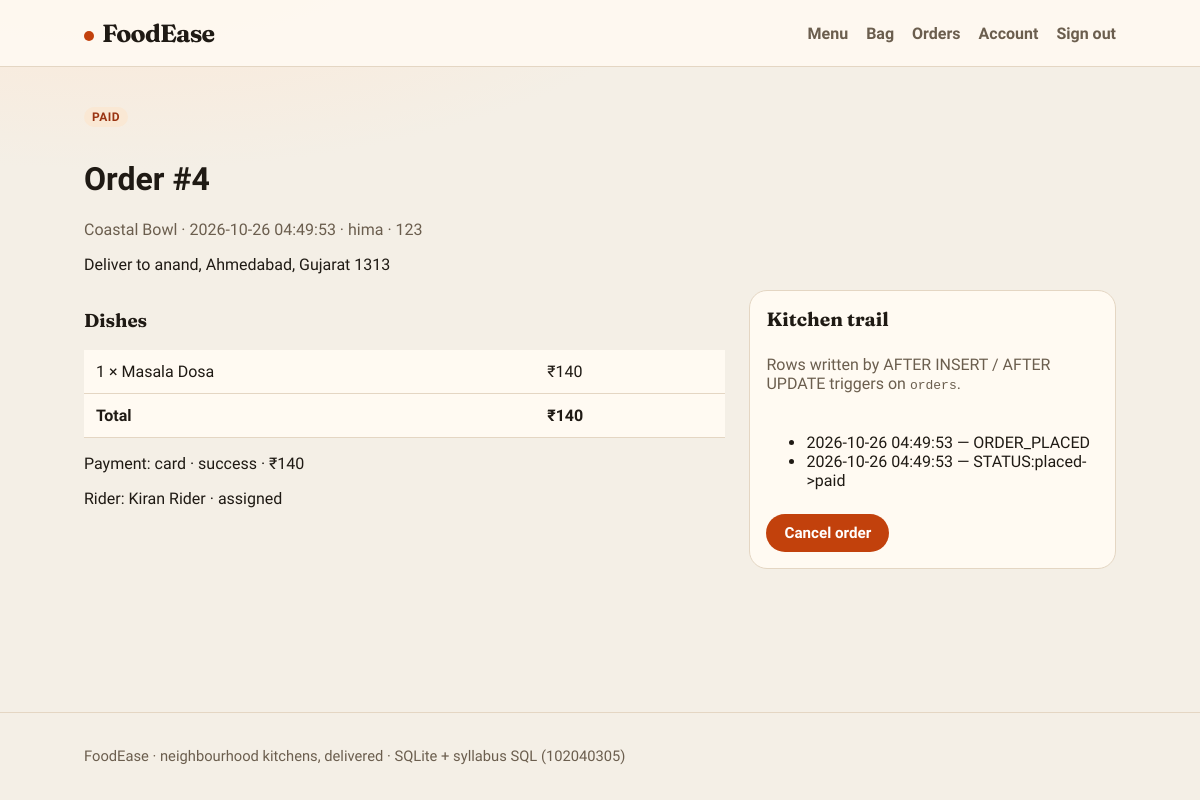
Page /orders/4 (signed in) on the committed database.
### tables this page shows
CREATE TABLE orders (
    order_id      INTEGER PRIMARY KEY AUTOINCREMENT,
    customer_id   INTEGER NOT NULL,
    restaurant_id INTEGER NOT NULL,
    address_id    INTEGER NOT NULL,
    status        VARCHAR(20) NOT NULL DEFAULT 'placed',
    order_date    DATETIME NOT NULL DEFAULT CURRENT_TIMESTAMP,
    total_amount  INTEGER NOT NULL,
    CONSTRAINT fk_ord_cust FOREIGN KEY (customer_id) REFERENCES users(user_id),
    CONSTRAINT fk_ord_rest FOREIGN KEY (restaurant_id) REFERENCES restaurants(restaurant_id),
    CONSTRAINT fk_ord_addr FOREIGN KEY (address_id) REFERENCES addresses(address_id),
    CONSTRAINT chk_ord_status CHECK (status IN ('placed', 'paid', 'preparing', 'out_for_delivery', 'delivered', 'cancelled')),
    CONSTRAINT chk_ord_total CHECK (total_amount >= 0)
);

CREATE TABLE restaurants (
    restaurant_id INTEGER PRIMARY KEY AUTOINCREMENT,
    name          VARCHAR(120) NOT NULL,
    cuisine       VARCHAR(50)  NOT NULL,
    city          VARCHAR(50)  NOT NULL,
    description   VARCHAR(500),
    is_open       INTEGER NOT NULL DEFAULT 1,
    CONSTRAINT chk_rest_open CHECK (is_open IN (0, 1)),
    CONSTRAINT uq_rest_name UNIQUE (name)
);

CREATE TABLE users (
    user_id        INTEGER PRIMARY KEY AUTOINCREMENT,
    full_name      VARCHAR(100) NOT NULL,
    email          VARCHAR(120) NOT NULL UNIQUE,
    phone          VARCHAR(15)  NOT NULL UNIQUE,
    password_hash  VARCHAR(255) NOT NULL,
    role           VARCHAR(20)  NOT NULL DEFAULT 'customer',
    created_at     DATETIME     NOT NULL DEFAULT CURRENT_TIMESTAMP,
    CONSTRAINT chk_user_role CHECK (role IN ('customer', 'admin', 'delivery')),
    CONSTRAINT chk_email_fmt CHECK (email LIKE '%@%.%')
);

CREATE TABLE addresses (
    address_id  INTEGER PRIMARY KEY AUTOINCREMENT,
    user_id     INTEGER NOT NULL,
    line1       VARCHAR(255) NOT NULL,
    city        VARCHAR(50)  NOT NULL,
    state       VARCHAR(50)  NOT NULL,
    postal_code VARCHAR(10)  NOT NULL,
    is_default  INTEGER NOT NULL DEFAULT 0,
    CONSTRAINT fk_addr_user FOREIGN KEY (user_id) REFERENCES users(user_id) ON DELETE CASCADE,
    CONSTRAINT chk_default CHECK (is_default IN (0, 1))
);

CREATE TABLE order_items (
    order_id   INTEGER NOT NULL,
    item_id    INTEGER NOT NULL,
    quantity   INTEGER NOT NULL,
    unit_price INTEGER NOT NULL,
    PRIMARY KEY (order_id, item_id),
    CONSTRAINT fk_oi_ord  FOREIGN KEY (order_id) REFERENCES orders(order_id) ON DELETE CASCADE,
    CONSTRAINT fk_oi_item FOREIGN KEY (item_id) REFERENCES menu_items(item_id),
    CONSTRAINT chk_oi_qty CHECK (quantity > 0),
    CONSTRAINT chk_oi_price CHECK (unit_price > 0)
);

CREATE TABLE menu_items (
    item_id        INTEGER PRIMARY KEY AUTOINCREMENT,
    restaurant_id  INTEGER NOT NULL,
    category_id    INTEGER NOT NULL,
    item_name      VARCHAR(120) NOT NULL,
    description    VARCHAR(500),
    price          INTEGER NOT NULL,
    is_available   INTEGER NOT NULL DEFAULT 1,
    CONSTRAINT fk_item_rest FOREIGN KEY (restaurant_id) REFERENCES restaurants(restaurant_id),
    CONSTRAINT fk_item_cat  FOREIGN KEY (category_id) REFERENCES categories(category_id),
    CONSTRAINT chk_price    CHECK (price > 0),
    CONSTRAINT chk_avail    CHECK (is_available IN (0, 1))
);

CREATE TABLE payments (
    payment_id INTEGER PRIMARY KEY AUTOINCREMENT,
    order_id   INTEGER NOT NULL UNIQUE,
    amount     INTEGER NOT NULL,
    method     VARCHAR(20) NOT NULL,
    status     VARCHAR(20) NOT NULL,
    paid_at    DATETIME NOT NULL DEFAULT CURRENT_TIMESTAMP,
    CONSTRAINT fk_pay_ord FOREIGN KEY (order_id) REFERENCES orders(order_id),
    CONSTRAINT chk_pay_amt CHECK (amount > 0),
    CONSTRAINT chk_pay_method CHECK (method IN ('card', 'upi', 'cod')),
    CONSTRAINT chk_pay_status CHECK (status IN ('pending', 'success', 'failed'))
);

CREATE TABLE deliveries (
    delivery_id INTEGER PRIMARY KEY AUTOINCREMENT,
    order_id    INTEGER NOT NULL UNIQUE,
    partner_id  INTEGER,
    status      VARCHAR(20) NOT NULL DEFAULT 'assigned',
    CONSTRAINT fk_del_ord FOREIGN KEY (order_id) REFERENCES orders(order_id),
    CONSTRAINT fk_del_partner FOREIGN KEY (partner_id) REFERENCES users(user_id),
    CONSTRAINT chk_del_status CHECK (status IN ('assigned', 'picked_up', 'delivered'))
);

CREATE TABLE order_audit (
    audit_id   INTEGER PRIMARY KEY AUTOINCREMENT,
    order_id   INTEGER NOT NULL,
    action     VARCHAR(80) NOT NULL,
    logged_at  DATETIME NOT NULL DEFAULT CURRENT_TIMESTAMP,
    CONSTRAINT fk_audit_ord FOREIGN KEY (order_id) REFERENCES orders(order_id)
);

### app.py (the view)
@app.route("/orders/<int:order_id>")
@login_required
def order_detail(order_id):
    conn = get_connection()
    order = conn.execute(
        """
        SELECT o.*, u.full_name, u.phone, r.name AS restaurant_name,
               a.line1, a.city, a.state, a.postal_code
        FROM orders o
        JOIN users u ON o.customer_id = u.user_id
        JOIN restaurants r ON o.restaurant_id = r.restaurant_id
        JOIN addresses a ON o.address_id = a.address_id
        WHERE o.order_id = ?
        """,
        (order_id,),
    ).fetchone()
    if not order:
        conn.close()
        flash("Order not found.", "error")
        return redirect(url_for("orders"))
    if session.get("role") != "admin" and order["customer_id"] != session["user_id"]:
        conn.close()
        flash("You cannot view that order.", "error")
        return redirect(url_for("orders"))
    items = conn.execute(
        """
        SELECT oi.quantity, oi.unit_price, m.item_name,
               (oi.quantity * oi.unit_price) AS line_total
        FROM order_items oi
        JOIN menu_items m ON oi.item_id = m.item_id
        WHERE oi.order_id = ?
        """,
        (order_id,),
    ).fetchall()
    payment = conn.execute(
        "SELECT * FROM payments WHERE order_id = ?", (order_id,)
    ).fetchone()
    delivery = conn.execute(
        """
        SELECT d.*, u.full_name AS partner_name, u.phone AS partner_phone
        FROM deliveries d
        LEFT JOIN users u ON d.partner_id = u.user_id
        WHERE d.order_id = ?
        """,
        (order_id,),
    ).fetchone()
    audit = conn.execute(
        "SELECT * FROM order_audit WHERE order_id = ? ORDER BY logged_at",
        (order_id,),
    ).fetchall()
    conn.close()
    return render_template(
        "order_detail.html",
        order=order,
        items=items,
        payment=payment,
        delivery=delivery,
        audit=audit,
    )

### app.py (called while the page is built)
def login_required(view):
    @wraps(view)
    def wrapped(*args, **kwargs):
        if not session.get("user_id"):
            flash("Please sign in to continue.", "info")
            return redirect(url_for("login", next=request.path))
        return view(*args, **kwargs)
    return wrapped

@app.before_request
def load_user():
    g.user = None
    g.cart_count = 0
    if not session.get("user_id"):
        return
    conn = get_connection()
    user = conn.execute(
        "SELECT user_id, full_name, email, phone, role FROM users WHERE user_id = ?",
        (session["user_id"],),
    ).fetchone()
    if user:
        g.user = user
        row = conn.execute(
            "SELECT COALESCE(SUM(quantity), 0) AS qty FROM cart_items WHERE user_id = ?",
            (user["user_id"],),
        ).fetchone()
        g.cart_count = row["qty"]
    conn.close()

### database.py (called while the page is built)
def get_connection():
    conn = sqlite3.connect(DB_PATH)
    conn.row_factory = sqlite3.Row
    conn.execute("PRAGMA foreign_keys = ON")
    return conn

### templates/order_detail.html (shortened to what this page needs)
{% extends "base.html" %}
{% block content %}
<p class="tag">{{ order.status }}</p>
<h1>Order #{{ order.order_id }}</h1>
<p class="muted">{{ order.restaurant_name }} · {{ order.order_date }} · {{ order.full_name }} · {{ order.phone }}</p>
<p>Deliver to {{ order.line1 }}, {{ order.city }}, {{ order.state }} {{ order.postal_code }}</p>
<div class="split">
  <div>
    <h3>Dishes</h3>
    <table>
      <tbody>
        {% for i in items %}
          <tr>
            <td>{{ i.quantity }} × {{ i.item_name }}</td>
            <td>₹{{ i.line_total }}</td>
          </tr>
        {% endfor %}
        <tr><td><strong>Total</strong></td><td><strong>₹{{ order.total_amount }}</strong></td></tr>
      </tbody>
    </table>
    {% if payment %}
      <p>Payment: {{ payment.method }} · {{ payment.status }} · ₹{{ payment.amount }}</p>
    {% endif %}
    {% if delivery %}
      <p>Rider: {{ delivery.partner_name or 'unassigned' }} · {{ delivery.status }}</p>
    {% endif %}
  </div>
  <div class="card">
    <h3>Kitchen trail</h3>
    <p class="muted">Rows written by AFTER INSERT / AFTER UPDATE triggers on <code>orders</code>.</p>
    <ul>
      {% for a in audit %}
        <li>{{ a.logged_at }} — {{ a.action }}</li>
      {% else %}
        <li>No audit rows.</li>
      {% endfor %}
    </ul>
    {% if order.status not in ('delivered', 'cancelled', 'out_for_delivery') %}
      <form method="post" action="{{ url_for('cancel_order', order_id=order.order_id) }}">
        <button class="btn btn-ghost" type="submit">Cancel order</button>
      </form>
    {% endif %}
  </div>
</div>
{% endblock %}

### static/style.css (style rules this page uses)
:root { --bg: #f4efe6; --paper: #fffaf2; --ink: #1f1a14; --muted: #6b5e4e; --line: #e4d6c3; --accent: #c2410c; --accent-dark: #9a3412; --leaf: #3f6212; --good: #166534; --warn: #9a3412; --info: #1e3a5f; }
* { box-sizing: border-box; }
html, body { margin: 0; padding: 0; }
body { font-family: "Source Sans 3", sans-serif; background: radial-gradient(1200px 500px at 10% -10%, #fde7d4 0%, transparent 50%), var(--bg); color: var(--ink); min-height: 100vh; display: flex; flex-direction: column; }
.btn, button.btn, input[type="submit"] { background: var(--accent); color: white; border: 0; border-radius: 999px; padding: 10px 18px; font-weight: 700; cursor: pointer; font-family: inherit; font-size: 0.95rem; }
.btn-ghost { background: transparent; color: var(--ink); border: 1px solid var(--line); }
h2, h3 { font-family: Fraunces, serif; }
.card { background: var(--paper); border: 1px solid var(--line); border-radius: 18px; padding: 16px; display: flex; flex-direction: column; gap: 8px; }
.card h3 { margin: 0; font-size: 1.2rem; }
.muted { color: var(--muted); }
.tag { display: inline-block; font-size: 0.75rem; font-weight: 700; letter-spacing: 0.04em; text-transform: uppercase; background: #fae8d4; color: var(--accent-dark); border-radius: 999px; padding: 3px 8px; }
table { width: 100%; border-collapse: collapse; background: var(--paper); }
th, td { text-align: left; padding: 12px; border-bottom: 1px solid var(--line); }
.split { display: grid; grid-template-columns: 1.4fr 0.8fr; gap: 24px; }

### rows in the picture
orders: status "PAID", order_id "4", order_date "2026-10-26 04:49:53", total_amount "140"
restaurants: restaurant_name "Coastal Bowl"
users: full_name "hima", phone "123"
addresses: line1 "anand", city "Ahmedabad", state "Gujarat", postal_code "1313"
order_items: quantity "1", item_name "Masala Dosa", line_total "140"
payments: method "card", status "success", amount "140"
users: full_name "Kiran Rider"
deliveries: status "assigned"
order_audit: logged_at "2026-10-26 04:49:53", action "ORDER_PLACED"
order_audit: logged_at "2026-10-26 04:49:53", action "STATUS:placed->paid"
